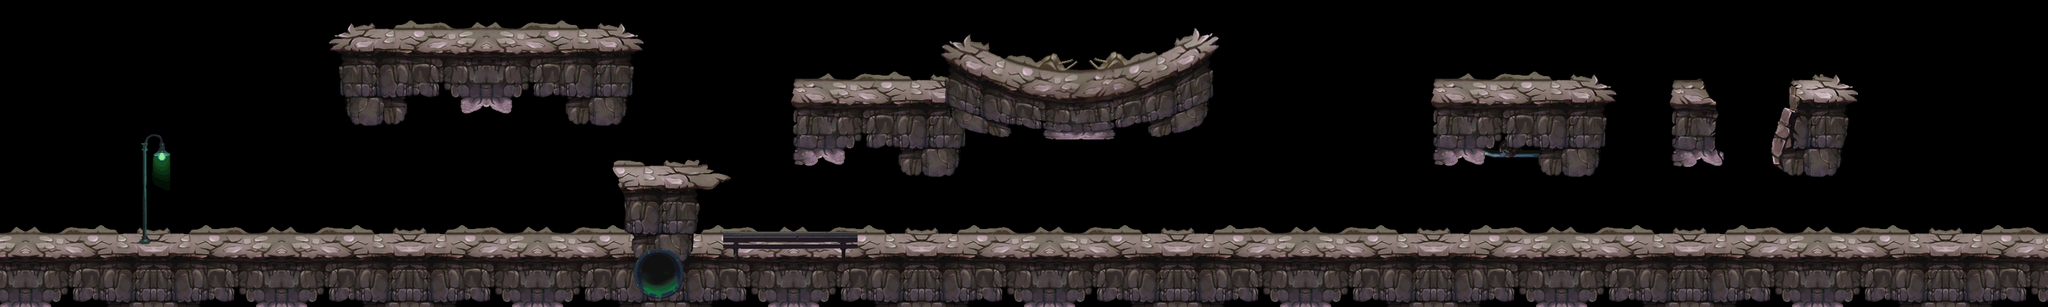

A level layout from a 2D game, rendered from its tile map. Below: a short description, then the map file with tile-grid data replaced by summaries:
An orthogonal 80x12 tile map with 40x40 px tiles, 4 tile layers (land1, land2, land3, land4) and 31 objects.

<map version="1.0" orientation="orthogonal" width="80" height="12" tilewidth="40" tileheight="40">
 <tileset firstgid="1" name="a-land" tilewidth="40" tileheight="40">
  <image source="a-land.png" width="2046" height="1000" />
 </tileset>
 <layer name="land1" width="80" height="12">
  <data>[960 cells, 21 non-empty, 21 distinct tile ids]</data>
 </layer>
 <layer name="land2" width="80" height="12">
  <data>[960 cells, 912 non-empty, 115 distinct tile ids]</data>
 </layer>
 <layer name="land3" width="80" height="12">
  <data>[960 cells, 146 non-empty, 146 distinct tile ids]</data>
 </layer>
 <layer name="land4" width="80" height="12">
  <data>[960 cells, 27 non-empty, 27 distinct tile ids]</data>
 </layer>
 <objectgroup name="pengzhuang" width="80" height="12">
  <object x="2240" y="144" width="276" height="26" />
  <object x="-2" y="388" width="972" height="91" />
  <object x="970" y="276" width="160" height="200" />
  <object x="519" y="63" width="479" height="29" />
  <object x="2615" y="143" width="58" height="38" />
  <object x="2804" y="144" width="90" height="38" />
  <object x="1242" y="141" width="252" height="30" />
  <object x="1493" y="142" width="396" height="25" />
  <object x="1131" y="384" width="2087" height="96" />
 </objectgroup>
 <objectgroup name="zuobiao1" width="80" height="12">
  <object x="2406" y="131">
   <properties>
    <property name="id" value="1" />
    <property name="type" value="1" />
   </properties>
  </object>
  <object x="2352" y="131">
   <properties>
    <property name="id" value="1" />
    <property name="type" value="1" />
   </properties>
  </object>
  <object x="645" y="50">
   <properties>
    <property name="id" value="1" />
    <property name="type" value="1" />
   </properties>
  </object>
  <object x="731" y="51">
   <properties>
    <property name="id" value="1" />
    <property name="type" value="1" />
   </properties>
  </object>
  <object x="1399" y="368">
   <properties>
    <property name="id" value="1" />
    <property name="type" value="1" />
   </properties>
  </object>
  <object x="1463" y="369">
   <properties>
    <property name="id" value="1" />
    <property name="type" value="1" />
   </properties>
  </object>
  <object x="2659" y="272">
   <properties>
    <property name="id" value="4" />
    <property name="type" value="0" />
   </properties>
  </object>
 </objectgroup>
 <objectgroup name="zuobiao2" width="80" height="12">
  <object x="1587" y="384">
   <properties>
    <property name="id" value="101" />
    <property name="num" value="5" />
    <property name="range" value="100" />
    <property name="time" value="1" />
    <property name="timemax" value="12" />
    <property name="timmin" value="3" />
    <property name="z" value="0" />
   </properties>
  </object>
  <object x="824" y="62">
   <properties>
    <property name="id" value="101" />
    <property name="num" value="5" />
    <property name="range" value="100" />
    <property name="time" value="1" />
    <property name="timemax" value="12" />
    <property name="timmin" value="3" />
    <property name="z" value="0" />
   </properties>
  </object>
  <object x="1276" y="381">
   <properties>
    <property name="id" value="101" />
    <property name="num" value="5" />
    <property name="range" value="100" />
    <property name="time" value="1" />
    <property name="timemax" value="12" />
    <property name="timmin" value="3" />
    <property name="z" value="0" />
   </properties>
  </object>
  <object x="1376" y="140">
   <properties>
    <property name="id" value="101" />
    <property name="num" value="5" />
    <property name="range" value="100" />
    <property name="time" value="1" />
    <property name="timemax" value="12" />
    <property name="timmin" value="3" />
    <property name="z" value="0" />
   </properties>
  </object>
  <object x="328" y="382">
   <properties>
    <property name="id" value="101" />
    <property name="num" value="5" />
    <property name="range" value="100" />
    <property name="time" value="1" />
    <property name="timemax" value="12" />
    <property name="timmin" value="3" />
    <property name="z" value="0" />
   </properties>
  </object>
  <object x="1024" y="273">
   <properties>
    <property name="id" value="102" />
    <property name="num" value="3" />
    <property name="range" value="0" />
    <property name="time" value="1" />
    <property name="timemax" value="10" />
    <property name="timmin" value="3" />
   </properties>
  </object>
  <object x="2300" y="145">
   <properties>
    <property name="id" value="102" />
    <property name="num" value="3" />
    <property name="range" value="0" />
    <property name="time" value="1" />
    <property name="timemax" value="10" />
    <property name="timmin" value="3" />
   </properties>
  </object>
  <object x="1648" y="382">
   <properties>
    <property name="id" value="102" />
    <property name="num" value="3" />
    <property name="range" value="0" />
    <property name="time" value="1" />
    <property name="timemax" value="10" />
    <property name="timmin" value="3" />
   </properties>
  </object>
  <object x="1688" y="139">
   <properties>
    <property name="id" value="102" />
    <property name="num" value="3" />
    <property name="range" value="0" />
    <property name="time" value="1" />
    <property name="timemax" value="10" />
    <property name="timmin" value="3" />
   </properties>
  </object>
  <object x="2847" y="141">
   <properties>
    <property name="id" value="102" />
    <property name="num" value="3" />
    <property name="range" value="0" />
    <property name="time" value="1" />
    <property name="timemax" value="10" />
    <property name="timmin" value="3" />
   </properties>
  </object>
  <object x="2514" y="385">
   <properties>
    <property name="id" value="102" />
    <property name="num" value="3" />
    <property name="range" value="0" />
    <property name="time" value="1" />
    <property name="timemax" value="10" />
    <property name="timmin" value="3" />
   </properties>
  </object>
  <object x="2161" y="383">
   <properties>
    <property name="id" value="101" />
    <property name="num" value="5" />
    <property name="range" value="100" />
    <property name="time" value="1" />
    <property name="timemax" value="12" />
    <property name="timmin" value="3" />
    <property name="z" value="0" />
   </properties>
  </object>
  <object x="2757" y="386">
   <properties>
    <property name="id" value="102" />
    <property name="num" value="3" />
    <property name="range" value="0" />
    <property name="time" value="1" />
    <property name="timemax" value="10" />
    <property name="timmin" value="3" />
   </properties>
  </object>
 </objectgroup>
 <objectgroup name="zuobiao3" width="80" height="12">
  <object x="1730" y="61" width="163" height="80">
   <properties>
    <property name="poid" value="0" />
   </properties>
  </object>
  <object x="1492" y="74" width="149" height="68">
   <properties>
    <property name="poid" value="1" />
   </properties>
  </object>
 </objectgroup>
</map>
